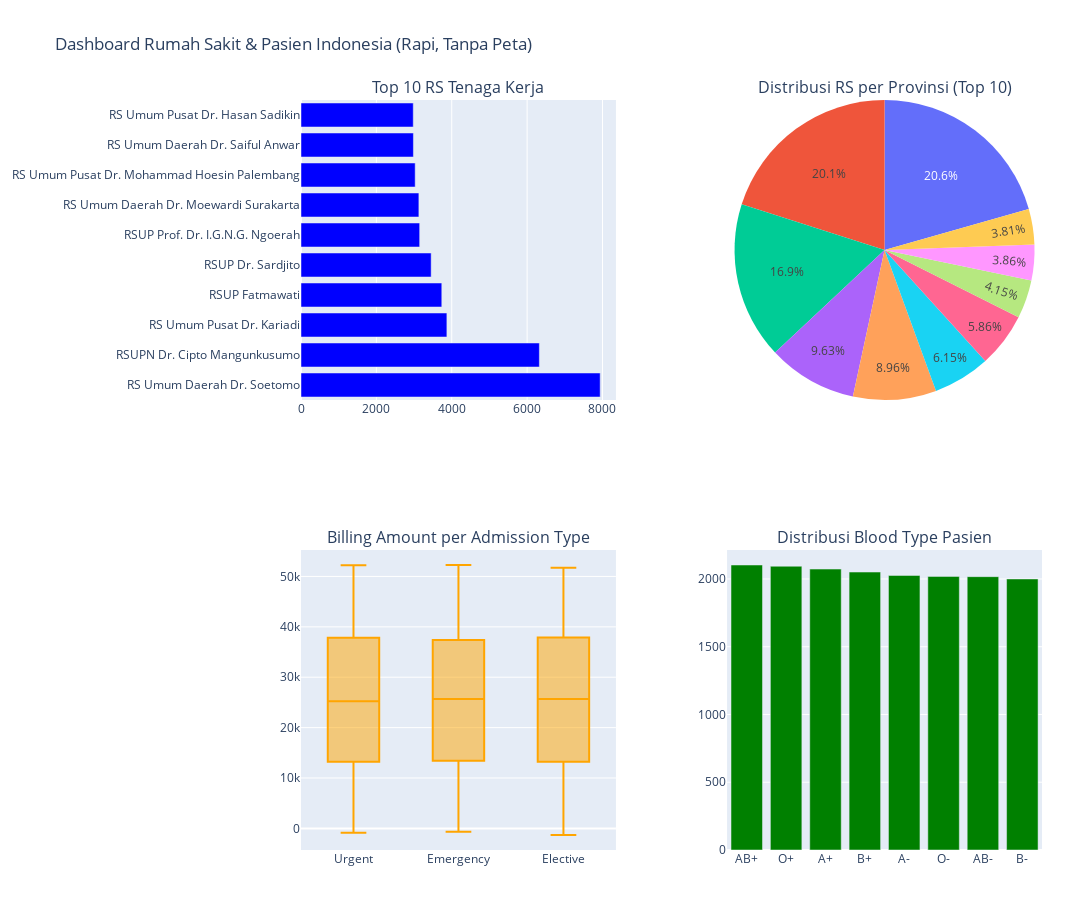

Notebook code cell kept with this figure:
### Code cell
import pandas as pd
import plotly.graph_objects as go
from plotly.subplots import make_subplots

# ============================
# Load Data
# ============================
hospital = pd.read_excel("hospital_Indonesia_datasets_.xls")
healthcare = pd.read_excel("healthcare_dataset.xls")

# ============================
# Persiapan Data
# ============================

# Chart 1: Top 10 RS Tenaga Kerja
top10_tenaga = hospital.sort_values('total_tenaga_kerja', ascending=False).head(10)

# Chart 2: Pie Chart RS per Provinsi (top 10)
rs_provinsi = hospital.groupby('propinsi').size().reset_index(name='Jumlah_RS')
top10_provinsi_pie = rs_provinsi.sort_values('Jumlah_RS', ascending=False).head(10)

# Chart 3: Boxplot Billing Amount per Admission Type
# Chart 4: Countplot Blood Type pasien
blood_count = healthcare['Blood Type'].value_counts().reset_index()
blood_count.columns = ['Blood Type','Jumlah']

# ============================
# Buat Subplots: 2 row, 2 col dengan Pie chart type 'domain'
# ============================
fig = make_subplots(
    rows=2, cols=2,
    specs=[[{"type":"xy"}, {"type":"domain"}],
           [{"type":"xy"}, {"type":"xy"}]],
    subplot_titles=(
        "Top 10 RS Tenaga Kerja",
        "Distribusi RS per Provinsi (Top 10)",
        "Billing Amount per Admission Type",
        "Distribusi Blood Type Pasien"
    ),
    horizontal_spacing=0.15, vertical_spacing=0.2
)

# ============================
# Chart 1: Horizontal Bar Top 10 RS Tenaga Kerja
# ============================
fig.add_trace(
    go.Bar(
        x=top10_tenaga['total_tenaga_kerja'], 
        y=top10_tenaga['nama'],
        orientation='h',
        marker_color='blue',
        name='Tenaga Kerja'
    ),
    row=1, col=1
)

# ============================
# Chart 2: Pie Chart Top 10 Provinsi RS
# ============================
fig.add_trace(
    go.Pie(
        labels=top10_provinsi_pie['propinsi'],
        values=top10_provinsi_pie['Jumlah_RS'],
        name='RS per Provinsi'
    ),
    row=1, col=2
)

# ============================
# Chart 3: Boxplot Billing Amount per Admission Type
# ============================
fig.add_trace(
    go.Box(
        y=healthcare['Billing Amount'],
        x=healthcare['Admission Type'],
        name='Billing Amount',
        marker_color='orange'
    ),
    row=2, col=1
)

# ============================
# Chart 4: Countplot Blood Type pasien
# ============================
fig.add_trace(
    go.Bar(
        x=blood_count['Blood Type'],
        y=blood_count['Jumlah'],
        marker_color='green',
        name='Blood Type'
    ),
    row=2, col=2
)

# ============================
# Layout
# ============================
fig.update_layout(
    height=900, width=1100,
    title_text="Dashboard Rumah Sakit & Pasien Indonesia (Rapi, Tanpa Peta)",
    showlegend=False,
    margin=dict(t=100, b=50, l=50, r=50)
)

fig.show()

### Figure 1 — Plotly figure (JSON) as saved in the notebook; plotly's stock layout.template omitted (floating-point values rounded to 4 significant figures; data arrays with more than 128 entries replaced by an {"elided": "..."} marker saying what was removed)
{"data": [{"marker": {"color": "blue"}, "name": "Tenaga Kerja", "orientation": "h", "type": "bar", "x": [7939, 6325, 3871, 3736, 3454, 3149, 3128, 3030, 2983, 2979], "xaxis": "x", "y": ["RS Umum Daerah Dr. Soetomo", "RSUPN Dr. Cipto Mangunkusumo", "RS Umum Pusat Dr. Kariadi", "RSUP Fatmawati", "RSUP Dr. Sardjito", "RSUP Prof. Dr. I.G.N.G. Ngoerah", "RS Umum Daerah Dr. Moewardi Surakarta", "RS Umum Pusat Dr. Mohammad Hoesin Palembang", "RS Umum Daerah Dr. Saiful Anwar", "RS Umum Pusat Dr. Hasan Sadikin"], "yaxis": "y"}, {"domain": {"x": [0.575, 1], "y": [0.6, 1]}, "labels": ["Jawa Timur", "Jawa Barat", "Jawa Tengah", "Sumatera Utara", "DKI Jakarta", "Banten", "Sulawesi Selatan", "Sumatera Selatan", "Riau", "Yogyakarta"], "name": "RS per Provinsi", "type": "pie", "values": [432, 421, 355, 202, 188, 129, 123, 87, 81, 80]}, {"marker": {"color": "orange"}, "name": "Billing Amount", "type": "box", "x": {"elided": "16383 str values"}, "xaxis": "x2", "y": {"elided": "16383 float values"}, "yaxis": "y2"}, {"marker": {"color": "green"}, "name": "Blood Type", "type": "bar", "x": ["AB+", "O+", "A+", "B+", "A-", "O-", "AB-", "B-"], "xaxis": "x3", "y": [2103, 2094, 2073, 2051, 2026, 2019, 2017, 2000], "yaxis": "y3"}], "layout": {"annotations": [{"font": {"size": 16}, "showarrow": false, "text": "Top 10 RS Tenaga Kerja", "x": 0.2125, "xanchor": "center", "xref": "paper", "y": 1, "yanchor": "bottom", "yref": "paper"}, {"font": {"size": 16}, "showarrow": false, "text": "Distribusi RS per Provinsi (Top 10)", "x": 0.7875, "xanchor": "center", "xref": "paper", "y": 1, "yanchor": "bottom", "yref": "paper"}, {"font": {"size": 16}, "showarrow": false, "text": "Billing Amount per Admission Type", "x": 0.2125, "xanchor": "center", "xref": "paper", "y": 0.4, "yanchor": "bottom", "yref": "paper"}, {"font": {"size": 16}, "showarrow": false, "text": "Distribusi Blood Type Pasien", "x": 0.7875, "xanchor": "center", "xref": "paper", "y": 0.4, "yanchor": "bottom", "yref": "paper"}], "height": 900, "margin": {"b": 50, "l": 50, "r": 50, "t": 100}, "showlegend": false, "title": {"text": "Dashboard Rumah Sakit & Pasien Indonesia (Rapi, Tanpa Peta)"}, "width": 1100, "xaxis": {"anchor": "y", "domain": [0, 0.425]}, "xaxis2": {"anchor": "y2", "domain": [0, 0.425]}, "xaxis3": {"anchor": "y3", "domain": [0.575, 1]}, "yaxis": {"anchor": "x", "domain": [0.6, 1]}, "yaxis2": {"anchor": "x2", "domain": [0, 0.4]}, "yaxis3": {"anchor": "x3", "domain": [0, 0.4]}}}
